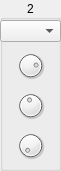
   <widget class="QGroupBox" name="step_2">
    <property name="geometry">
     <rect>
      <x>190</x>
      <y>70</y>
      <width>61</width>
      <height>171</height>
     </rect>
    </property>
    <property name="title">
     <string>2</string>
    </property>
    <property name="alignment">
     <set>Qt::AlignCenter</set>
    </property>
    <widget class="DialKnob" name="ctrl_2">
     <property name="geometry">
      <rect>
       <x>0</x>
       <y>130</y>
       <width>61</width>
       <height>31</height>
      </rect>
     </property>
     <property name="sizePolicy">
      <sizepolicy hsizetype="Fixed" vsizetype="Fixed">
       <horstretch>0</horstretch>
       <verstretch>0</verstretch>
      </sizepolicy>
     </property>
     <property name="minimumSize">
      <size>
       <width>0</width>
       <height>0</height>
      </size>
     </property>
     <property name="maximumSize">
      <size>
       <width>16777215</width>
       <height>16777215</height>
      </size>
     </property>
     <property name="minimum">
      <number>0</number>
     </property>
     <property name="maximum">
      <number>127</number>
     </property>
     <property name="value">
      <number>0</number>
     </property>
     <property name="wrapping">
      <bool>false</bool>
     </property>
     <property name="notchTarget">
      <double>8.000000000000000</double>
     </property>
     <property name="notchesVisible">
      <bool>false</bool>
     </property>
    </widget>
    <widget class="DialKnob" name="velocity_2">
     <property name="geometry">
      <rect>
       <x>0</x>
       <y>50</y>
       <width>61</width>
       <height>31</height>
      </rect>
     </property>
     <property name="sizePolicy">
      <sizepolicy hsizetype="Fixed" vsizetype="Fixed">
       <horstretch>0</horstretch>
       <verstretch>0</verstretch>
      </sizepolicy>
     </property>
     <property name="minimumSize">
      <size>
       <width>0</width>
       <height>0</height>
      </size>
     </property>
     <property name="maximumSize">
      <size>
       <width>16777215</width>
       <height>16777215</height>
      </size>
     </property>
     <property name="minimum">
      <number>0</number>
     </property>
     <property name="maximum">
      <number>127</number>
     </property>
     <property name="value">
      <number>100</number>
     </property>
     <property name="wrapping">
      <bool>false</bool>
     </property>
     <property name="notchTarget">
      <double>8.000000000000000</double>
     </property>
     <property name="notchesVisible">
      <bool>false</bool>
     </property>
    </widget>
    <widget class="DialKnob" name="gate_2">
     <property name="geometry">
      <rect>
       <x>0</x>
       <y>90</y>
       <width>61</width>
       <height>31</height>
      </rect>
     </property>
     <property name="sizePolicy">
      <sizepolicy hsizetype="Fixed" vsizetype="Fixed">
       <horstretch>0</horstretch>
       <verstretch>0</verstretch>
      </sizepolicy>
     </property>
     <property name="minimumSize">
      <size>
       <width>0</width>
       <height>0</height>
      </size>
     </property>
     <property name="maximumSize">
      <size>
       <width>16777215</width>
       <height>16777215</height>
      </size>
     </property>
     <property name="minimum">
      <number>1</number>
     </property>
     <property name="maximum">
      <number>200</number>
     </property>
     <property name="value">
      <number>94</number>
     </property>
     <property name="wrapping">
      <bool>false</bool>
     </property>
     <property name="notchTarget">
      <double>8.000000000000000</double>
     </property>
     <property name="notchesVisible">
      <bool>false</bool>
     </property>
    </widget>
    <widget class="ComboPicker" name="note_2">
     <property name="geometry">
      <rect>
       <x>0</x>
       <y>20</y>
       <width>61</width>
       <height>22</height>
      </rect>
     </property>
    </widget>
   </widget>
